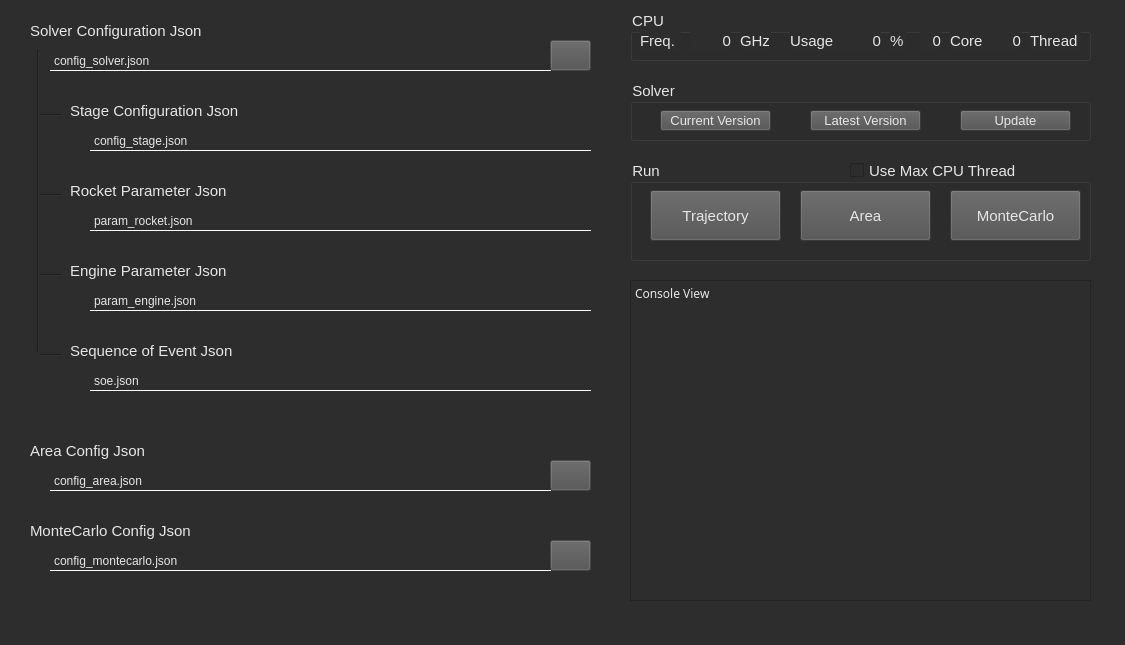
<?xml version="1.0" encoding="UTF-8"?>
<ui version="4.0">
 <class>MainWindow</class>
 <widget class="QMainWindow" name="MainWindow">
  <property name="geometry">
   <rect>
    <x>0</x>
    <y>0</y>
    <width>1125</width>
    <height>645</height>
   </rect>
  </property>
  <property name="windowTitle">
   <string>ForRocket Workbench</string>
  </property>
  <property name="windowIcon">
   <iconset resource="pics.qrc">
    <normaloff>:/icon/forrocket_icon.ico</normaloff>:/icon/forrocket_icon.ico</iconset>
  </property>
  <property name="styleSheet">
   <string notr="true">background-color: rgb(45, 45, 45);
color: rgb(230, 230, 230);</string>
  </property>
  <widget class="QWidget" name="centralwidget">
   <widget class="QLabel" name="label_solver_config_json">
    <property name="geometry">
     <rect>
      <x>50</x>
      <y>50</y>
      <width>501</width>
      <height>21</height>
     </rect>
    </property>
    <property name="font">
     <font>
      <family>Meiryo UI</family>
      <pointsize>9</pointsize>
     </font>
    </property>
    <property name="styleSheet">
     <string notr="true">border-color: rgba(255, 255, 255, 0);
border-bottom-color: rgb(255, 255, 255);
border-style: solid;
border-width: 1px;</string>
    </property>
    <property name="text">
     <string>config_solver.json</string>
    </property>
   </widget>
   <widget class="QLabel" name="label_stage_config_json">
    <property name="geometry">
     <rect>
      <x>90</x>
      <y>130</y>
      <width>501</width>
      <height>21</height>
     </rect>
    </property>
    <property name="font">
     <font>
      <family>Meiryo UI</family>
      <pointsize>9</pointsize>
     </font>
    </property>
    <property name="styleSheet">
     <string notr="true">border-color: rgba(255, 255, 255, 0);
border-bottom-color: rgb(255, 255, 255);
border-style: solid;
border-width: 1px;</string>
    </property>
    <property name="text">
     <string>config_stage.json</string>
    </property>
   </widget>
   <widget class="QLabel" name="label_rocket_param_json">
    <property name="geometry">
     <rect>
      <x>90</x>
      <y>210</y>
      <width>501</width>
      <height>21</height>
     </rect>
    </property>
    <property name="font">
     <font>
      <family>Meiryo UI</family>
      <pointsize>9</pointsize>
     </font>
    </property>
    <property name="styleSheet">
     <string notr="true">border-color: rgba(255, 255, 255, 0);
border-bottom-color: rgb(255, 255, 255);
border-style: solid;
border-width: 1px;</string>
    </property>
    <property name="text">
     <string>param_rocket.json</string>
    </property>
   </widget>
   <widget class="QLabel" name="label_engine_param_json">
    <property name="geometry">
     <rect>
      <x>90</x>
      <y>290</y>
      <width>501</width>
      <height>21</height>
     </rect>
    </property>
    <property name="font">
     <font>
      <family>Meiryo UI</family>
      <pointsize>9</pointsize>
     </font>
    </property>
    <property name="styleSheet">
     <string notr="true">border-color: rgba(255, 255, 255, 0);
border-bottom-color: rgb(255, 255, 255);
border-style: solid;
border-width: 1px;</string>
    </property>
    <property name="text">
     <string>param_engine.json</string>
    </property>
   </widget>
   <widget class="QLabel" name="label_soe_json">
    <property name="geometry">
     <rect>
      <x>90</x>
      <y>370</y>
      <width>501</width>
      <height>21</height>
     </rect>
    </property>
    <property name="font">
     <font>
      <family>Meiryo UI</family>
      <pointsize>9</pointsize>
     </font>
    </property>
    <property name="styleSheet">
     <string notr="true">border-color: rgba(255, 255, 255, 0);
border-bottom-color: rgb(255, 255, 255);
border-style: solid;
border-width: 1px;</string>
    </property>
    <property name="text">
     <string>soe.json</string>
    </property>
   </widget>
   <widget class="QLabel" name="label_7">
    <property name="geometry">
     <rect>
      <x>70</x>
      <y>260</y>
      <width>191</width>
      <height>21</height>
     </rect>
    </property>
    <property name="font">
     <font>
      <family>Meiryo UI</family>
      <pointsize>11</pointsize>
     </font>
    </property>
    <property name="text">
     <string>Engine Parameter Json</string>
    </property>
   </widget>
   <widget class="QLabel" name="label_8">
    <property name="geometry">
     <rect>
      <x>70</x>
      <y>180</y>
      <width>191</width>
      <height>21</height>
     </rect>
    </property>
    <property name="font">
     <font>
      <family>Meiryo UI</family>
      <pointsize>11</pointsize>
     </font>
    </property>
    <property name="text">
     <string>Rocket Parameter Json</string>
    </property>
   </widget>
   <widget class="QLabel" name="label_9">
    <property name="geometry">
     <rect>
      <x>70</x>
      <y>100</y>
      <width>191</width>
      <height>21</height>
     </rect>
    </property>
    <property name="font">
     <font>
      <family>Meiryo UI</family>
      <pointsize>11</pointsize>
     </font>
    </property>
    <property name="text">
     <string>Stage Configuration Json</string>
    </property>
   </widget>
   <widget class="QLabel" name="label_10">
    <property name="geometry">
     <rect>
      <x>70</x>
      <y>340</y>
      <width>191</width>
      <height>21</height>
     </rect>
    </property>
    <property name="font">
     <font>
      <family>Meiryo UI</family>
      <pointsize>11</pointsize>
     </font>
    </property>
    <property name="text">
     <string>Sequence of Event Json</string>
    </property>
   </widget>
   <widget class="QLabel" name="label_11">
    <property name="geometry">
     <rect>
      <x>30</x>
      <y>20</y>
      <width>191</width>
      <height>21</height>
     </rect>
    </property>
    <property name="font">
     <font>
      <family>Meiryo UI</family>
      <pointsize>11</pointsize>
     </font>
    </property>
    <property name="text">
     <string>Solver Configuration Json</string>
    </property>
   </widget>
   <widget class="QLabel" name="label_12">
    <property name="geometry">
     <rect>
      <x>30</x>
      <y>440</y>
      <width>191</width>
      <height>21</height>
     </rect>
    </property>
    <property name="font">
     <font>
      <family>Meiryo UI</family>
      <pointsize>11</pointsize>
     </font>
    </property>
    <property name="text">
     <string>Area Config Json</string>
    </property>
   </widget>
   <widget class="QLabel" name="label_area_config_json">
    <property name="geometry">
     <rect>
      <x>50</x>
      <y>470</y>
      <width>501</width>
      <height>21</height>
     </rect>
    </property>
    <property name="font">
     <font>
      <family>Meiryo UI</family>
      <pointsize>9</pointsize>
     </font>
    </property>
    <property name="styleSheet">
     <string notr="true">border-color: rgba(255, 255, 255, 0);
border-bottom-color: rgb(255, 255, 255);
border-style: solid;
border-width: 1px;</string>
    </property>
    <property name="text">
     <string>config_area.json</string>
    </property>
   </widget>
   <widget class="QPushButton" name="pushButton_solver_config_json">
    <property name="geometry">
     <rect>
      <x>550</x>
      <y>40</y>
      <width>41</width>
      <height>31</height>
     </rect>
    </property>
    <property name="font">
     <font>
      <family>Meiryo UI</family>
      <pointsize>11</pointsize>
     </font>
    </property>
    <property name="styleSheet">
     <string notr="true">background-color: rgba(80, 80, 80, 0);</string>
    </property>
    <property name="text">
     <string/>
    </property>
    <property name="icon">
     <iconset resource="pics.qrc">
      <normaloff>:/icon/pic/outline_more_horiz_white_24dp.png</normaloff>:/icon/pic/outline_more_horiz_white_24dp.png</iconset>
    </property>
    <property name="iconSize">
     <size>
      <width>32</width>
      <height>32</height>
     </size>
    </property>
   </widget>
   <widget class="QPushButton" name="pushButton_area_config_json">
    <property name="geometry">
     <rect>
      <x>550</x>
      <y>460</y>
      <width>41</width>
      <height>31</height>
     </rect>
    </property>
    <property name="font">
     <font>
      <family>Meiryo UI</family>
      <pointsize>11</pointsize>
     </font>
    </property>
    <property name="styleSheet">
     <string notr="true">background-color: rgba(80, 80, 80, 0);</string>
    </property>
    <property name="text">
     <string/>
    </property>
    <property name="icon">
     <iconset resource="pics.qrc">
      <normaloff>:/icon/pic/outline_more_horiz_white_24dp.png</normaloff>:/icon/pic/outline_more_horiz_white_24dp.png</iconset>
    </property>
    <property name="iconSize">
     <size>
      <width>32</width>
      <height>32</height>
     </size>
    </property>
   </widget>
   <widget class="QTextEdit" name="textEdit_console_view">
    <property name="geometry">
     <rect>
      <x>630</x>
      <y>280</y>
      <width>461</width>
      <height>321</height>
     </rect>
    </property>
    <property name="font">
     <font>
      <family>Cascadia Mono</family>
     </font>
    </property>
    <property name="undoRedoEnabled">
     <bool>false</bool>
    </property>
    <property name="readOnly">
     <bool>true</bool>
    </property>
    <property name="html">
     <string>&lt;!DOCTYPE HTML PUBLIC &quot;-//W3C//DTD HTML 4.0//EN&quot; &quot;http://www.w3.org/TR/REC-html40/strict.dtd&quot;&gt;
&lt;html&gt;&lt;head&gt;&lt;meta name=&quot;qrichtext&quot; content=&quot;1&quot; /&gt;&lt;style type=&quot;text/css&quot;&gt;
p, li { white-space: pre-wrap; }
&lt;/style&gt;&lt;/head&gt;&lt;body style=&quot; font-family:'Cascadia Mono'; font-size:9pt; font-weight:400; font-style:normal;&quot;&gt;
&lt;p style=&quot; margin-top:0px; margin-bottom:0px; margin-left:0px; margin-right:0px; -qt-block-indent:0; text-indent:0px;&quot;&gt;Console View&lt;/p&gt;&lt;/body&gt;&lt;/html&gt;</string>
    </property>
   </widget>
   <widget class="QGroupBox" name="groupBox">
    <property name="geometry">
     <rect>
      <x>630</x>
      <y>10</y>
      <width>461</width>
      <height>51</height>
     </rect>
    </property>
    <property name="font">
     <font>
      <family>Meiryo UI</family>
      <pointsize>11</pointsize>
     </font>
    </property>
    <property name="title">
     <string>CPU</string>
    </property>
    <widget class="QLabel" name="label_18">
     <property name="geometry">
      <rect>
       <x>110</x>
       <y>20</y>
       <width>31</width>
       <height>21</height>
      </rect>
     </property>
     <property name="font">
      <font>
       <family>Meiryo UI</family>
       <pointsize>11</pointsize>
      </font>
     </property>
     <property name="text">
      <string>GHz</string>
     </property>
    </widget>
    <widget class="QLabel" name="label_13">
     <property name="geometry">
      <rect>
       <x>160</x>
       <y>20</y>
       <width>51</width>
       <height>21</height>
      </rect>
     </property>
     <property name="font">
      <font>
       <family>Meiryo UI</family>
       <pointsize>11</pointsize>
      </font>
     </property>
     <property name="text">
      <string>Usage</string>
     </property>
    </widget>
    <widget class="QLabel" name="label_cpu_freq">
     <property name="geometry">
      <rect>
       <x>60</x>
       <y>20</y>
       <width>41</width>
       <height>21</height>
      </rect>
     </property>
     <property name="font">
      <font>
       <family>Meiryo UI</family>
       <pointsize>11</pointsize>
      </font>
     </property>
     <property name="text">
      <string>0</string>
     </property>
     <property name="alignment">
      <set>Qt::AlignRight|Qt::AlignTrailing|Qt::AlignVCenter</set>
     </property>
    </widget>
    <widget class="QLabel" name="label_16">
     <property name="geometry">
      <rect>
       <x>10</x>
       <y>20</y>
       <width>41</width>
       <height>21</height>
      </rect>
     </property>
     <property name="font">
      <font>
       <family>Meiryo UI</family>
       <pointsize>11</pointsize>
      </font>
     </property>
     <property name="text">
      <string>Freq.</string>
     </property>
    </widget>
    <widget class="QLabel" name="label_cpu_usage">
     <property name="geometry">
      <rect>
       <x>210</x>
       <y>20</y>
       <width>41</width>
       <height>21</height>
      </rect>
     </property>
     <property name="font">
      <font>
       <family>Meiryo UI</family>
       <pointsize>11</pointsize>
      </font>
     </property>
     <property name="text">
      <string>0</string>
     </property>
     <property name="alignment">
      <set>Qt::AlignRight|Qt::AlignTrailing|Qt::AlignVCenter</set>
     </property>
    </widget>
    <widget class="QLabel" name="label_15">
     <property name="geometry">
      <rect>
       <x>260</x>
       <y>20</y>
       <width>16</width>
       <height>21</height>
      </rect>
     </property>
     <property name="font">
      <font>
       <family>Meiryo UI</family>
       <pointsize>11</pointsize>
      </font>
     </property>
     <property name="text">
      <string>%</string>
     </property>
    </widget>
    <widget class="QLabel" name="label_19">
     <property name="geometry">
      <rect>
       <x>320</x>
       <y>20</y>
       <width>41</width>
       <height>21</height>
      </rect>
     </property>
     <property name="font">
      <font>
       <family>Meiryo UI</family>
       <pointsize>11</pointsize>
      </font>
     </property>
     <property name="text">
      <string>Core</string>
     </property>
    </widget>
    <widget class="QLabel" name="label_cpu_thread">
     <property name="geometry">
      <rect>
       <x>360</x>
       <y>20</y>
       <width>31</width>
       <height>21</height>
      </rect>
     </property>
     <property name="font">
      <font>
       <family>Meiryo UI</family>
       <pointsize>11</pointsize>
      </font>
     </property>
     <property name="text">
      <string>0</string>
     </property>
     <property name="alignment">
      <set>Qt::AlignRight|Qt::AlignTrailing|Qt::AlignVCenter</set>
     </property>
    </widget>
    <widget class="QLabel" name="label_cpu_core">
     <property name="geometry">
      <rect>
       <x>290</x>
       <y>20</y>
       <width>21</width>
       <height>21</height>
      </rect>
     </property>
     <property name="font">
      <font>
       <family>Meiryo UI</family>
       <pointsize>11</pointsize>
      </font>
     </property>
     <property name="text">
      <string>0</string>
     </property>
     <property name="alignment">
      <set>Qt::AlignRight|Qt::AlignTrailing|Qt::AlignVCenter</set>
     </property>
    </widget>
    <widget class="QLabel" name="label_17">
     <property name="geometry">
      <rect>
       <x>400</x>
       <y>20</y>
       <width>51</width>
       <height>21</height>
      </rect>
     </property>
     <property name="font">
      <font>
       <family>Meiryo UI</family>
       <pointsize>11</pointsize>
      </font>
     </property>
     <property name="text">
      <string>Thread</string>
     </property>
    </widget>
   </widget>
   <widget class="Line" name="line">
    <property name="geometry">
     <rect>
      <x>30</x>
      <y>50</y>
      <width>16</width>
      <height>301</height>
     </rect>
    </property>
    <property name="orientation">
     <enum>Qt::Vertical</enum>
    </property>
   </widget>
   <widget class="Line" name="line_2">
    <property name="geometry">
     <rect>
      <x>40</x>
      <y>100</y>
      <width>21</width>
      <height>31</height>
     </rect>
    </property>
    <property name="orientation">
     <enum>Qt::Horizontal</enum>
    </property>
   </widget>
   <widget class="Line" name="line_3">
    <property name="geometry">
     <rect>
      <x>40</x>
      <y>180</y>
      <width>21</width>
      <height>31</height>
     </rect>
    </property>
    <property name="orientation">
     <enum>Qt::Horizontal</enum>
    </property>
   </widget>
   <widget class="Line" name="line_4">
    <property name="geometry">
     <rect>
      <x>40</x>
      <y>260</y>
      <width>21</width>
      <height>31</height>
     </rect>
    </property>
    <property name="orientation">
     <enum>Qt::Horizontal</enum>
    </property>
   </widget>
   <widget class="Line" name="line_5">
    <property name="geometry">
     <rect>
      <x>40</x>
      <y>340</y>
      <width>21</width>
      <height>31</height>
     </rect>
    </property>
    <property name="orientation">
     <enum>Qt::Horizontal</enum>
    </property>
   </widget>
   <widget class="QGroupBox" name="groupBox_2">
    <property name="geometry">
     <rect>
      <x>630</x>
      <y>160</y>
      <width>461</width>
      <height>101</height>
     </rect>
    </property>
    <property name="font">
     <font>
      <family>Meiryo UI</family>
      <pointsize>11</pointsize>
     </font>
    </property>
    <property name="title">
     <string>Run</string>
    </property>
    <widget class="QPushButton" name="pushButton_trajectory_calc">
     <property name="geometry">
      <rect>
       <x>20</x>
       <y>30</y>
       <width>131</width>
       <height>51</height>
      </rect>
     </property>
     <property name="font">
      <font>
       <family>Meiryo UI</family>
       <pointsize>11</pointsize>
      </font>
     </property>
     <property name="styleSheet">
      <string notr="true">background-color: rgb(80, 80, 80);</string>
     </property>
     <property name="text">
      <string>Trajectory</string>
     </property>
     <property name="icon">
      <iconset resource="pics.qrc">
       <normaloff>:/icon/pic/outline_where_to_vote_white_24dp.png</normaloff>:/icon/pic/outline_where_to_vote_white_24dp.png</iconset>
     </property>
     <property name="iconSize">
      <size>
       <width>32</width>
       <height>32</height>
      </size>
     </property>
    </widget>
    <widget class="QPushButton" name="pushButton_area_calc">
     <property name="geometry">
      <rect>
       <x>170</x>
       <y>30</y>
       <width>131</width>
       <height>51</height>
      </rect>
     </property>
     <property name="font">
      <font>
       <family>Meiryo UI</family>
       <pointsize>11</pointsize>
      </font>
     </property>
     <property name="styleSheet">
      <string notr="true">background-color: rgb(80, 80, 80);</string>
     </property>
     <property name="text">
      <string>Area</string>
     </property>
     <property name="icon">
      <iconset resource="pics.qrc">
       <normaloff>:/icon/pic/outline_wifi_tethering_white_24dp.png</normaloff>:/icon/pic/outline_wifi_tethering_white_24dp.png</iconset>
     </property>
     <property name="iconSize">
      <size>
       <width>32</width>
       <height>32</height>
      </size>
     </property>
    </widget>
    <widget class="QPushButton" name="pushButton_montecarlo_calc">
     <property name="geometry">
      <rect>
       <x>320</x>
       <y>30</y>
       <width>131</width>
       <height>51</height>
      </rect>
     </property>
     <property name="font">
      <font>
       <family>Meiryo UI</family>
       <pointsize>11</pointsize>
      </font>
     </property>
     <property name="styleSheet">
      <string notr="true">background-color: rgb(80, 80, 80);</string>
     </property>
     <property name="text">
      <string>MonteCarlo</string>
     </property>
     <property name="icon">
      <iconset resource="pics.qrc">
       <normaloff>:/icon/pic/outline_lens_blur_white_24dp.png</normaloff>:/icon/pic/outline_lens_blur_white_24dp.png</iconset>
     </property>
     <property name="iconSize">
      <size>
       <width>32</width>
       <height>32</height>
      </size>
     </property>
    </widget>
    <widget class="QCheckBox" name="checkBox_use_max_thread">
     <property name="geometry">
      <rect>
       <x>220</x>
       <y>0</y>
       <width>181</width>
       <height>21</height>
      </rect>
     </property>
     <property name="font">
      <font>
       <family>Meiryo UI</family>
       <pointsize>11</pointsize>
      </font>
     </property>
     <property name="text">
      <string>Use Max CPU Thread</string>
     </property>
    </widget>
   </widget>
   <widget class="QLabel" name="label_montecarlo_config_json">
    <property name="geometry">
     <rect>
      <x>50</x>
      <y>550</y>
      <width>501</width>
      <height>21</height>
     </rect>
    </property>
    <property name="font">
     <font>
      <family>Meiryo UI</family>
      <pointsize>9</pointsize>
     </font>
    </property>
    <property name="styleSheet">
     <string notr="true">border-color: rgba(255, 255, 255, 0);
border-bottom-color: rgb(255, 255, 255);
border-style: solid;
border-width: 1px;</string>
    </property>
    <property name="text">
     <string>config_montecarlo.json</string>
    </property>
   </widget>
   <widget class="QPushButton" name="pushButton_montecarlo_config_json">
    <property name="geometry">
     <rect>
      <x>550</x>
      <y>540</y>
      <width>41</width>
      <height>31</height>
     </rect>
    </property>
    <property name="font">
     <font>
      <family>Meiryo UI</family>
      <pointsize>11</pointsize>
     </font>
    </property>
    <property name="styleSheet">
     <string notr="true">background-color: rgba(80, 80, 80, 0);</string>
    </property>
    <property name="text">
     <string/>
    </property>
    <property name="icon">
     <iconset resource="pics.qrc">
      <normaloff>:/icon/pic/outline_more_horiz_white_24dp.png</normaloff>:/icon/pic/outline_more_horiz_white_24dp.png</iconset>
    </property>
    <property name="iconSize">
     <size>
      <width>32</width>
      <height>32</height>
     </size>
    </property>
   </widget>
   <widget class="QLabel" name="label_14">
    <property name="geometry">
     <rect>
      <x>30</x>
      <y>520</y>
      <width>191</width>
      <height>21</height>
     </rect>
    </property>
    <property name="font">
     <font>
      <family>Meiryo UI</family>
      <pointsize>11</pointsize>
     </font>
    </property>
    <property name="text">
     <string>MonteCarlo Config Json</string>
    </property>
   </widget>
   <widget class="QGroupBox" name="groupBox_3">
    <property name="geometry">
     <rect>
      <x>630</x>
      <y>80</y>
      <width>461</width>
      <height>61</height>
     </rect>
    </property>
    <property name="font">
     <font>
      <family>Meiryo UI</family>
      <pointsize>11</pointsize>
     </font>
    </property>
    <property name="title">
     <string>Solver</string>
    </property>
    <widget class="QPushButton" name="pushButton_get_solver_version">
     <property name="geometry">
      <rect>
       <x>30</x>
       <y>30</y>
       <width>111</width>
       <height>21</height>
      </rect>
     </property>
     <property name="font">
      <font>
       <family>Meiryo UI</family>
       <pointsize>10</pointsize>
      </font>
     </property>
     <property name="layoutDirection">
      <enum>Qt::LeftToRight</enum>
     </property>
     <property name="styleSheet">
      <string notr="true">background-color: rgb(80, 80, 80);</string>
     </property>
     <property name="text">
      <string>Current Version</string>
     </property>
     <property name="icon">
      <iconset>
       <normaloff>white-24dp (5)/2x/outline_upload_white_24dp.png</normaloff>white-24dp (5)/2x/outline_upload_white_24dp.png</iconset>
     </property>
     <property name="iconSize">
      <size>
       <width>32</width>
       <height>32</height>
      </size>
     </property>
    </widget>
    <widget class="QPushButton" name="pushButton_check_solver_latest_version">
     <property name="geometry">
      <rect>
       <x>180</x>
       <y>30</y>
       <width>111</width>
       <height>21</height>
      </rect>
     </property>
     <property name="font">
      <font>
       <family>Meiryo UI</family>
       <pointsize>10</pointsize>
      </font>
     </property>
     <property name="layoutDirection">
      <enum>Qt::LeftToRight</enum>
     </property>
     <property name="styleSheet">
      <string notr="true">background-color: rgb(80, 80, 80);</string>
     </property>
     <property name="text">
      <string>Latest Version</string>
     </property>
     <property name="icon">
      <iconset>
       <normaloff>white-24dp (5)/2x/outline_upload_white_24dp.png</normaloff>white-24dp (5)/2x/outline_upload_white_24dp.png</iconset>
     </property>
     <property name="iconSize">
      <size>
       <width>32</width>
       <height>32</height>
      </size>
     </property>
    </widget>
    <widget class="QPushButton" name="pushButton_update_solver">
     <property name="geometry">
      <rect>
       <x>330</x>
       <y>30</y>
       <width>111</width>
       <height>21</height>
      </rect>
     </property>
     <property name="font">
      <font>
       <family>Meiryo UI</family>
       <pointsize>10</pointsize>
      </font>
     </property>
     <property name="layoutDirection">
      <enum>Qt::LeftToRight</enum>
     </property>
     <property name="styleSheet">
      <string notr="true">background-color: rgb(80, 80, 80);</string>
     </property>
     <property name="text">
      <string>Update</string>
     </property>
     <property name="icon">
      <iconset>
       <normaloff>white-24dp (5)/2x/outline_upload_white_24dp.png</normaloff>white-24dp (5)/2x/outline_upload_white_24dp.png</iconset>
     </property>
     <property name="iconSize">
      <size>
       <width>32</width>
       <height>32</height>
      </size>
     </property>
    </widget>
   </widget>
  </widget>
  <widget class="QMenuBar" name="menubar">
   <property name="geometry">
    <rect>
     <x>0</x>
     <y>0</y>
     <width>1125</width>
     <height>21</height>
    </rect>
   </property>
   <property name="layoutDirection">
    <enum>Qt::RightToLeft</enum>
   </property>
  </widget>
  <widget class="QStatusBar" name="statusbar"/>
  <action name="action">
   <property name="text">
    <string>License</string>
   </property>
  </action>
 </widget>
 <resources>
  <include location="pics.qrc"/>
 </resources>
 <connections/>
</ui>
